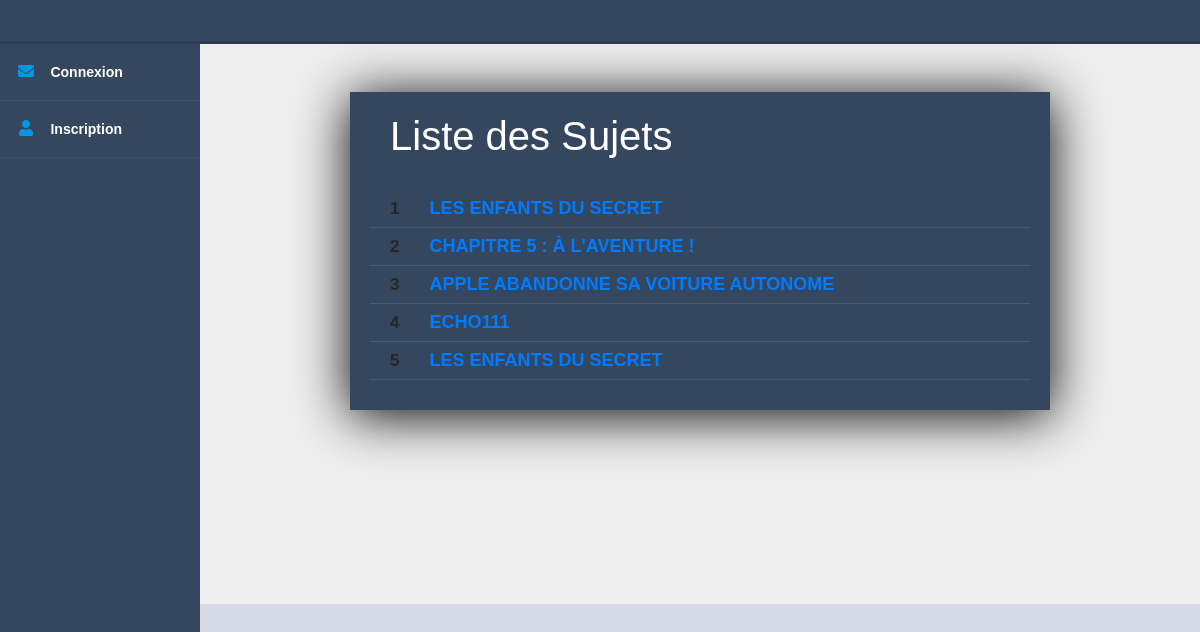
The app's page /index.php?action=goFilterSujet&id=26 with its own data.
### tables this page shows
CREATE TABLE IF NOT EXISTS `sujets` (
  `id_sujet` int(11) NOT NULL AUTO_INCREMENT,
  `title_sujet` varchar(255) NOT NULL,
  `id_user` int(11) NOT NULL,
  `content` text NOT NULL,
  `id_rubrique` int(11) NOT NULL,
  PRIMARY KEY (`id_sujet`)
);

### App/controller/controllerBack.php (called while the page is built, shortened)
<?php
class ControllerBack{
	function goFilterSujet()
	{
		$postManager = new PostManager();
		$varFilterSujet = $postManager->modelFilterSujet($_GET['id']);
		  require('App/view/sujets/filterSujet.php');
	}
}

### App/model/PostManager.php (called while the page is built, shortened)
<?php
class PostManager extends Manager
{
	public function modelFilterSujet($id)
	{
		$db = $this->dbConnect();
		$req = $db->prepare('SELECT * FROM sujets WHERE id_rubrique= ?');
		$req->execute(array($id));
		return $req;
	}
}

### App/view/sujets/filterSujet.php (the view, shortened to what this page needs)
<div class="main-content">
	<div class="backcontainerlist">
	<div class="container_form_rubric">
	<div class="containerList">
			<h1>Liste des Sujets</h1>
			<ul>
				<?php
				$i = 1;
				while ($data = $varFilterSujet->fetch()) : ?>
					<li class=""><a href="index.php?action=goSelectSujet&id=<?=$data['id_sujet']; ?>"><span class="number"><?= $i++; ?></span><span class="list"><?= $data['title_sujet']; ?></a></span>
					</li>
				<?php endwhile; ?>
			</ul>
		</div>
	</div>
</div>
<?php require('App/view/templates/templateHome.php'); ?>

### App/public/css/style.css (style rules this page uses)
* { box-sizing: border-box; }
body { margin: 0; padding: 0; font-family: "Source Sans Pro", sans-serif; background-color: #d5dae5; -webkit-font-smoothing: antialiased; -moz-osx-font-smoothing: grayscale; }
.nav-trigger span, .nav-trigger span:before, span:after { width: 20px; height: 2px; background-color: #35475e; position: absolute; }
.main-content { padding: 40px; margin-top: 0; padding: 0; padding-top: 44px; height: 100%; overflow-y: scroll; }
@media screen and (min-width: 600px) { .nav-trigger span, .nav-trigger span:before, span:after { background-color: #fff; } }
@media screen and (min-width: 600px) { .main-content { margin-left: 70px; } }
@media screen and (min-width: 800px) { .main-content { margin-left: 200px; } }
::placeholder { color: black; }
.backcontainerlist { background-color: #eee; width: 100%; min-height: 500px; height: 70vh; }
.containerList { padding: 20px; box-shadow: 0 5px 50px rgba(0, 0, 0, 1); background-color: #35475e; width: 700px; overflow-x: hidden; margin: auto; }
.containerList h1 { margin: 0 0 30px 0; padding: 0 0 0 20px; color: #fff; }
.containerList ul { margin: 10px 0; padding: 0; }
.containerList ul li { text-align: left; position: relative; list-style-type: none; padding: 5px 10px; color: #fff; border-bottom: 1px solid rgba(255, 255, 255, 0.1); overflow: hidden; transform: scale(1); transition: 0.5 all ease-in; font-weight: bold; }
.containerList .number { padding: 10px; text-align: center; color: #262626; font-size: 17px; font-weight: bold; }
.containerList .list { padding: 0 20px; font-size: 18px; text-transform: uppercase; }
.container_form_rubric { padding: 3rem 1rem; height: 200px; }

### records on screen
sujets: title_sujet "LES ENFANTS DU SECRET"
sujets: title_sujet "CHAPITRE 5 : À L'AVENTURE !"
sujets: title_sujet "APPLE ABANDONNE SA VOITURE AUTONOME"
sujets: title_sujet "ECHO111"
sujets: title_sujet "LES ENFANTS DU SECRET"
